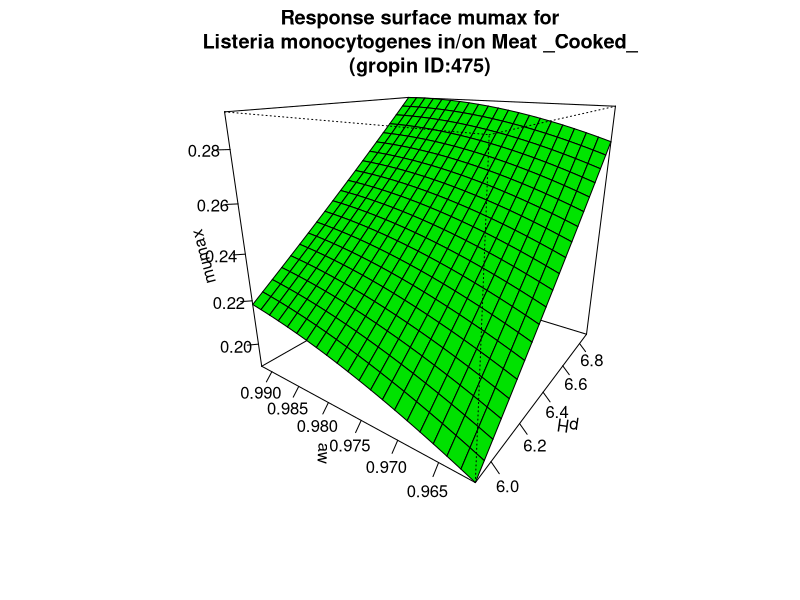

Write the R code that produced this figure.
#############################
# start of Parameter script
#############################
pH <- seq(5.9059,6.89310689310689,length.out=21)
aw <- seq(0.96096,0.992007992007992,length.out=21)
#############################
# end of Parameter script
#############################
############################# 
# start of Model script Gropin ID 475 
#############################
 
# constant coefficients for this model
 
variables <- data.frame(pH,aw)
argumentsPar <- expand.grid(variables)
 
# heart of the model
response_surface <- function(pH,aw) {
   mumax <-(-19.684+0.5085*pH+36.254*aw-0.4970*pH*aw+0.0046939*(pH^2)-16.581*(aw^2))

return(mumax=mumax)
} 

# output parameters
responseSurface <- cbind(argumentsPar,response_surface(argumentsPar['pH'],argumentsPar['aw']))
colnames(responseSurface) <- c(colnames(argumentsPar),'mumax')
#############################
# End of Model script
#############################
############################# 
# start of Visualisation script Gropin ID 475 
#############################
persp(pH,aw,matrix(unlist(responseSurface$'mumax'),nrow=21),col = 'green',xlab='pH',ylab='aw',zlab='mumax',main='Response surface mumax for
Listeria monocytogenes in/on Meat _Cooked_
(gropin ID:475)',theta=305,phi=20,shade=0.25,ticktype = 'detailed')
#############################
# End of Visualisation script
#############################
